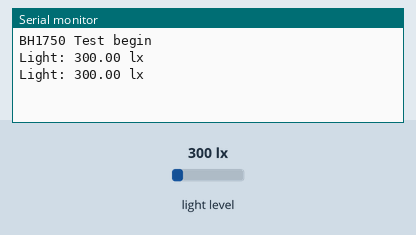
This program was run on a simulated ESP32. Shown: the last lines printed to the serial monitor. The inputs (shaded band) are chosen by the test bench; at power-on: light level 300 lx.

Above: at 1.8 s.
1.9 s: light level set to 40 lx
At 2.8 s:
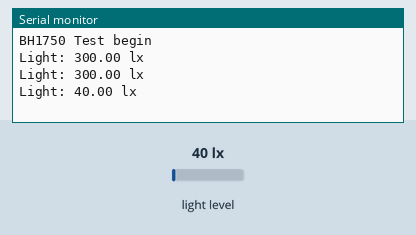
3.4 s: light level set to 500 lx
At 4.8 s:
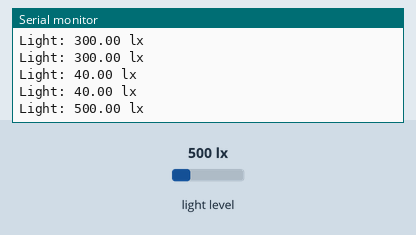
Timing chart, 0 to 6.4 s (numbered marks = the images above; inputs shaded):
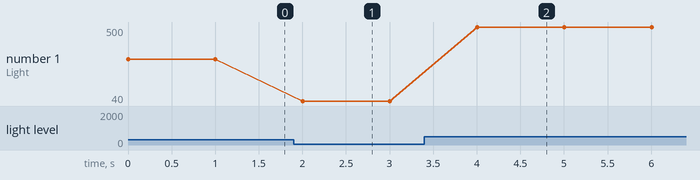

The program:

main.cpp
```cpp
#define USE_BH1750_LIB

#ifndef USE_BH1750_LIB
#include <Arduino.h>
#include <Wire.h>

#define BH175O_ADDRESS 0x23
#define BHI1750_DATALEN 2

void bh1750Request(int address);
int bh1750Read(int address);

byte buff[2];
unsigned short lux = 0;

void setup() {
    Serial.begin(9600);
    Wire.begin();
    bh1750Request(BH175O_ADDRESS);
    ESP_LOGI("SETUP", "Start Reading Light Sensor..");
}

void loop() {
    // bh1750Request(BH175O_ADDRESS);
    // delay(200);

    if (bh1750Read(BH175O_ADDRESS) == BHI1750_DATALEN) {
        lux = (((unsigned short)buff[0] << 8) | (unsigned short)buff[1]) / 1.2;
        ESP_LOGI("LIGHT", "Light Intensity: %d", lux);
    } else {
        ESP_LOGE("LIGHT", "Error reading bh1750 sensor");
    }
    delay(1000);
}

int bh1750Read(int address)  //
{
    if (Wire.requestFrom((int)address, (int)2) == 2) {
        buff[0] = Wire.read();
        buff[1] = Wire.read();

        return 2;
    } else {
        return 0;
    }
}

void bh1750Request(int address) {
    Wire.beginTransmission(address);
    Wire.write(0x10);  // 1lx resolution 120ms

    if (Wire.endTransmission() == 0) {
        ESP_LOGI("BH1750", "Success end transmission");
    } else {
        ESP_LOGE("BH1750", "Failed end transmission");
    }
}

#else
/*
  Example of BH1750 library usage. This example initialises the BH1750 object using the default high resolution continuous mode and then makes a light level reading every second.
*/
#include <Arduino.h>
#include <BH1750.h>
#include <Wire.h>

BH1750 lightMeter;

void setup() {
    Serial.begin(9600);

    // Initialize the I2C bus (BH1750 library doesn't do this automatically)
    Wire.begin();
    // On esp8266 you can select SCL and SDA pins using Wire.begin(D4, D3);
    // For Wemos / Lolin D1 Mini Pro and the Ambient Light shield use Wire.begin(D2, D1);

    lightMeter.begin();

    Serial.println(F("BH1750 Test begin"));
}

void loop() {
    float lux = lightMeter.readLightLevel();
    Serial.print("Light: ");
    Serial.print(lux);
    Serial.println(" lx");
    delay(1000);
}

#endif
```

Measured:
- after the input at 1.9 s, the serial monitor: prints a new line after 0.10 s (image 1)
- after the input at 3.4 s, the serial monitor: prints a new line after 0.60 s (image 2)
- plotted number 1: 300 → 40 after the input at 1.9 s, 40 → 500 after the input at 3.4 s
